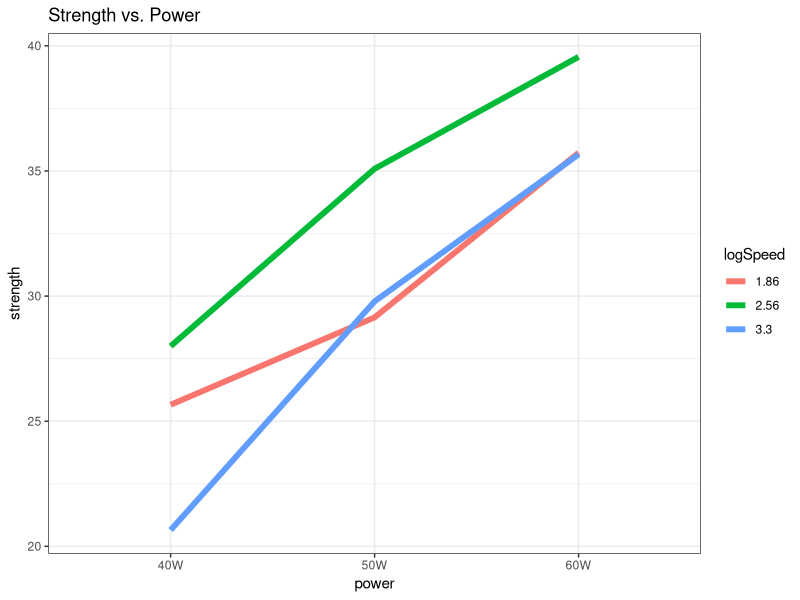
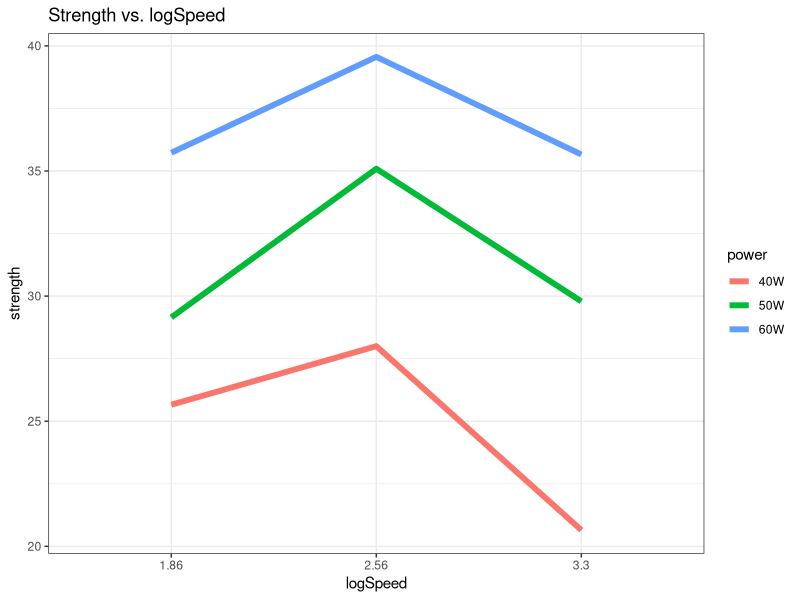
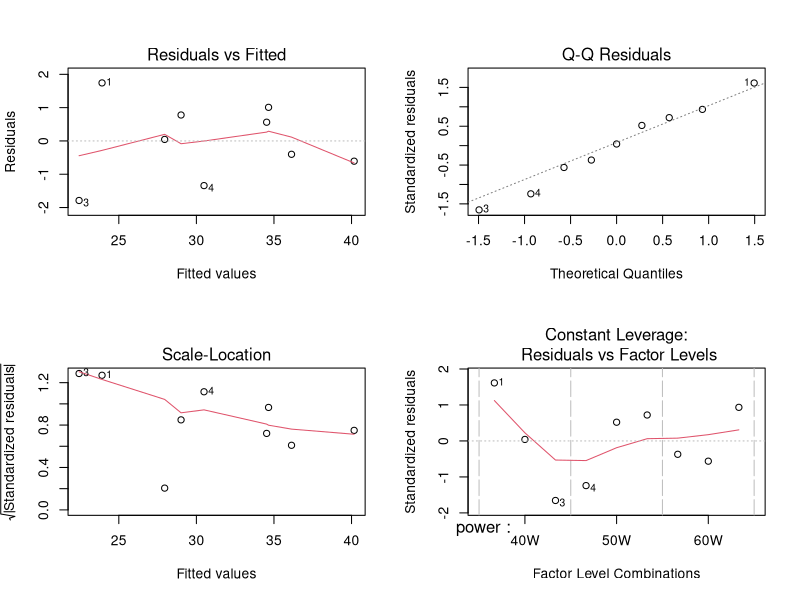

The R script that drew these images, in order:
## ---- chunk 1
suppressWarnings(library(knitr))
suppressWarnings(library(ggplot2))
## ---- chunk 2
weightData <- data.frame(
  material = c(rep('A',4),rep('B',4), rep('C',4), rep('D',4)),
  weight = c(268, 251, 274, 270, 218, 241, 226, 195, 235, 229, 
             273, 230, 236, 227, 234, 225)
  )
summary(aov(weight~material, data=weightData))
## ---- chunk 3
#function to get t-statistics
getTstat <- function(m1, m2, df1, df2, MSE){
  (m2 - m1) / (sqrt(MSE) * sqrt(1/df2 + 1/df1) )
}

#MSE ignoring blocking
MSEib <- summary(aov(weight~material, data=weightData))[[1]][['Mean Sq']][2] 
#mean weight by material
materialMeans <- tapply(weightData$weight, weightData$material, mean)
meanA <- materialMeans[['A']]; meanB <- materialMeans[['B']]; 
meanC <- materialMeans[['C']]; meanD <- materialMeans[['D']];

#tstatistics
A.vs.B <- getTstat(m1=meanA, m2 = meanB, df1=4, df2=4, MSE = MSEib)
A.vs.C <- getTstat(m1=meanA, m2 = meanC, df1=4, df2=4, MSE = MSEib)
A.vs.D <- getTstat(m1=meanA, m2 = meanD, df1=4, df2=4, MSE = MSEib)
B.vs.C <- getTstat(m1=meanB, m2 = meanC, df1=4, df2=4, MSE = MSEib)
B.vs.D <- getTstat(m1=meanB, m2 = meanD, df1=4, df2=4, MSE = MSEib)
C.vs.D <- getTstat(m1=meanC, m2 = meanD, df1=4, df2=4, MSE = MSEib)

resultsSummary <- data.frame(
  A.vs.B = round(c(-8.27, A.vs.B),digits=2),
  A.vs.C = round(c(-4.34, A.vs.C),digits=2),
  A.vs.D = round(c(-6.37, A.vs.D),digits=2),
  B.vs.C = round(c(3.93, B.vs.C),digits=2),
  B.vs.D = round(c(1.90, B.vs.D),digits=2),
  C.vs.D = round(c(-2.03, C.vs.D),digits=2),
  Tcritical = round(c((1/sqrt(2))*qtukey(p=0.95, nmeans=4, df = 6), 
                      (1/sqrt(2))*qtukey(p=0.95, nmeans=4, df = 12)),digits=2)
)
row.names(resultsSummary) <- c('with Blocking', 'ignoring Blocking')
kable(resultsSummary, caption = 'Table of T-statistics for Multiple Comparison Tests')
 
## ---- chunk 4
yieldData <- data.frame(
  Batch = factor(1:6),
  A = c(9,19,28,22,18,8),
  B = c(10,22,30,21,23,12)
)
#compute differences
yieldData <- transform(yieldData, d = A - B)
tPaired <- (sqrt(nrow(yieldData)) * mean(yieldData$d)) / sd(yieldData$d)
tCritical <- qt(0.975, df = (nrow(yieldData) - 1))

paste0('Paired T Statistic (abs) = ', abs(tPaired)) 
paste0('Critical T-value = ', tCritical)
paste0('Paired T Greater than T Critical? : ', abs(tPaired) > tCritical)
## ---- chunk 5
dbar <- mean(yieldData$d)
tvalue = qt(0.975,5)

paste0('Confidence interval for the mean difference is: [',
       round(dbar + tvalue * (sd(yieldData$d) / sqrt(nrow(yieldData))),digits=6),',',
       round(dbar - tvalue * (sd(yieldData$d) / sqrt(nrow(yieldData))),digits=6),']')
## ---- chunk 6
tapeData <- data.frame(
  power = factor(c(rep('40W',3),rep('50W',3),rep('60W',3))),
  strength = c(25.66,28.00,20.65,
               29.15,35.09, 29.79,
               35.73, 39.56, 35.66),
  speed = c(rep(c(6.42,13,27),3))
)
tapeData$logSpeed <- factor(round(log(tapeData$speed), digits=2))
ggplot(tapeData, aes(x=power, y=strength, group=logSpeed,color=logSpeed)) + 
  geom_line(size=2) + ggtitle('Strength vs. Power') + theme_bw()
## ---- chunk 7
ggplot(tapeData, aes(x=logSpeed, y=strength, group=power,color=power)) + 
  geom_line(size=2) + ggtitle('Strength vs. logSpeed') + theme_bw()
## ---- chunk 8
#two way loyout - no interactions
model1 <- aov(strength~power + logSpeed,data=tapeData)
summary(model1)
## ---- chunk 9
#add order levels to the factors
tapeData$power <- as.ordered(tapeData$power)
tapeData$logSpeed <- as.ordered(tapeData$logSpeed)

model2 <- lm(strength~power+logSpeed, data=tapeData)
summary(model2)
## ---- chunk 10
print('Two-Way ANOVA - no interaction, no ordering of factors')
par(mfrow=c(2,2))
plot(model1)
